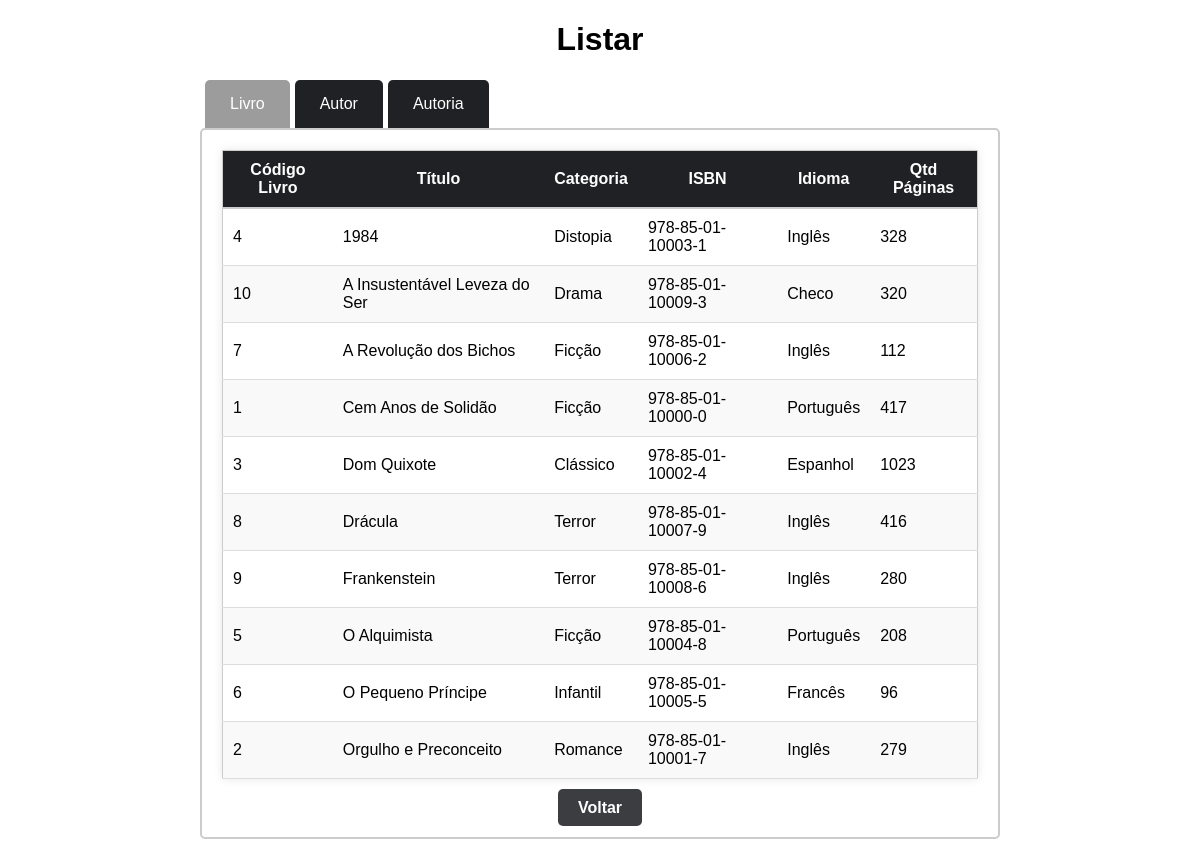
The page /pages/listar.php on the database its author committed.
### tables this page shows
CREATE TABLE `livro` (
  `Cod_livro` int(11) NOT NULL,
  `Titulo` varchar(50) NOT NULL,
  `Categoria` varchar(50) NOT NULL,
  `ISBN` varchar(30) NOT NULL,
  `Idioma` varchar(30) NOT NULL,
  `QtdPag` int(11) NOT NULL
);

### models/Livro.php (called while the page is built, shortened)
<?php
class Livro{
    function listar(){
        try{
            $this-> conn = new Conectar();
            $sql = $this ->conn->query("select * from livro order by Titulo");
            $sql->execute();
            return $sql->fetchAll();
        }
        catch(PDOException $exc){
            echo "Erro ao executar consulta. " . $exc->getMessage();
        }
    }
}
?>

### pages/listar.php (the view, shortened to what this page needs)
<!DOCTYPE html>
<html lang="pt-BR">
<head>
    <link rel="stylesheet" href="../assets/css/listar.css">
</head>
<body>
    <?php
        $activeTab = isset($_POST['activeTab']) ? $_POST['activeTab'] : 'tab1';
    ?>
    <center><h1>Listar</h1></center>
    <div class="form-container">
        <form method="POST" id="tabForm">
            <div class="tabs">
                <div class="tab <?php echo ($activeTab === 'tab1') ? 'active' : ''; ?>" data-tab="tab1" onclick="changeTab('tab1')">Livro</div>
                <div class="tab <?php echo ($activeTab === 'tab2') ? 'active' : ''; ?>" data-tab="tab2" onclick="changeTab('tab2')">Autor</div>
                <div class="tab <?php echo ($activeTab === 'tab3') ? 'active' : ''; ?>" data-tab="tab3" onclick="changeTab('tab3')">Autoria</div>
            </div>
            <div class="tab-content <?php echo ($activeTab === 'tab1') ? 'active' : ''; ?>" id="tab1">
                <?php
                include_once '../models/Livro.php';
                $a = new Livro();
                $livro_bd = $a->listar();
                ?>
                <div class="tabelaContainer">
                    <table class="tabelaEstilo">
                        <thead>
                            <tr>
                                <th>Código Livro</th>
                                <th>Título</th>
                                <th>Categoria</th>
                                <th>ISBN</th>
                                <th>Idioma</th>
                                <th>Qtd Páginas</th>
                            </tr>
                        </thead>
                        <tbody>
                            <?php
                            foreach ($livro_bd as $livro) {
                            ?>
                                <tr>
                                    <td><?php echo $livro[0]; ?></td>
                                    <td><?php echo $livro[1]; ?></td>
                                    <td><?php echo $livro[2]; ?></td>
                                    <td><?php echo $livro[3]; ?></td>
                                    <td><?php echo $livro[4]; ?></td>
                                    <td><?php echo $livro[5]; ?></td>
                                </tr>
                            <?php
                            } ?>
                        </tbody>
                    </table>
                </div>
                <div class="button-container">
                    <a href="../index.html" class="botao-voltar">Voltar</a>
                </div>
            </div>
        </form>
    </div>
</body>
</html>

### assets/css/listar.css (style rules this page uses)
body { font-family: Arial, Helvetica, sans-serif; }
.tabs { display: flex; margin-left: 5px; }
.tab { padding: 15px 25px; cursor: pointer; background-color: #202124; color: #fff; border-radius: 5px 5px 0 0; margin-right: 5px; transition: background-color 0.3s; }
.tab:hover, .tab.active { background-color: #3C3D41; }
.tab.active { background-color: #9c9c9c; color: #ffffff; }
.tab-content { display: none; padding: 20px; background-color: #fff; border-radius: 5px; border: 2px solid #ccc; }
.tab-content.active { display: block; }
.form-container { max-width: 800px; margin: 0 auto; }
.button-container { text-align: center; margin-top: 20px; }
.botao-voltar { background-color: #3C3D41; color: white; padding: 10px 20px; border: none; border-radius: 5px; cursor: pointer; font-weight: bold; text-decoration: none; transition: background-color 0.3s; }
.tabelaEstilo { width: 100%; border-collapse: collapse; border-radius: 5px; border: 1px solid #ccc; background-color: #fff; box-shadow: 0 0 10px rgba(0, 0, 0, 0.1); }
.tabelaEstilo thead th { background-color: #202124; color: #fff; padding: 10px; border-bottom: 2px solid #ccc; }
.tabelaEstilo tbody td { padding: 10px; border-bottom: 1px solid #ddd; }
.tabelaEstilo tbody tr:nth-child(even) { background-color: #f9f9f9; }

### rows shown on the page
livro: Cod_livro "4", Titulo "1984", Categoria "Distopia", ISBN "978-85-01-10003-1", Idioma "Inglês", QtdPag "328"
livro: Cod_livro "10", Titulo "A Insustentável Leveza do Ser", Categoria "Drama", ISBN "978-85-01-10009-3", Idioma "Checo", QtdPag "320"
livro: Cod_livro "7", Titulo "A Revolução dos Bichos", Categoria "Ficção", ISBN "978-85-01-10006-2", Idioma "Inglês", QtdPag "112"
livro: Cod_livro "1", Titulo "Cem Anos de Solidão", Categoria "Ficção", ISBN "978-85-01-10000-0", Idioma "Português", QtdPag "417"
livro: Cod_livro "3", Titulo "Dom Quixote", Categoria "Clássico", ISBN "978-85-01-10002-4", Idioma "Espanhol", QtdPag "1023"
livro: Cod_livro "8", Titulo "Drácula", Categoria "Terror", ISBN "978-85-01-10007-9", Idioma "Inglês", QtdPag "416"
livro: Cod_livro "9", Titulo "Frankenstein", Categoria "Terror", ISBN "978-85-01-10008-6", Idioma "Inglês", QtdPag "280"
livro: Cod_livro "5", Titulo "O Alquimista", Categoria "Ficção", ISBN "978-85-01-10004-8", Idioma "Português", QtdPag "208"
livro: Cod_livro "6", Titulo "O Pequeno Príncipe", Categoria "Infantil", ISBN "978-85-01-10005-5", Idioma "Francês", QtdPag "96"
livro: Cod_livro "2", Titulo "Orgulho e Preconceito", Categoria "Romance", ISBN "978-85-01-10001-7", Idioma "Inglês", QtdPag "279"
